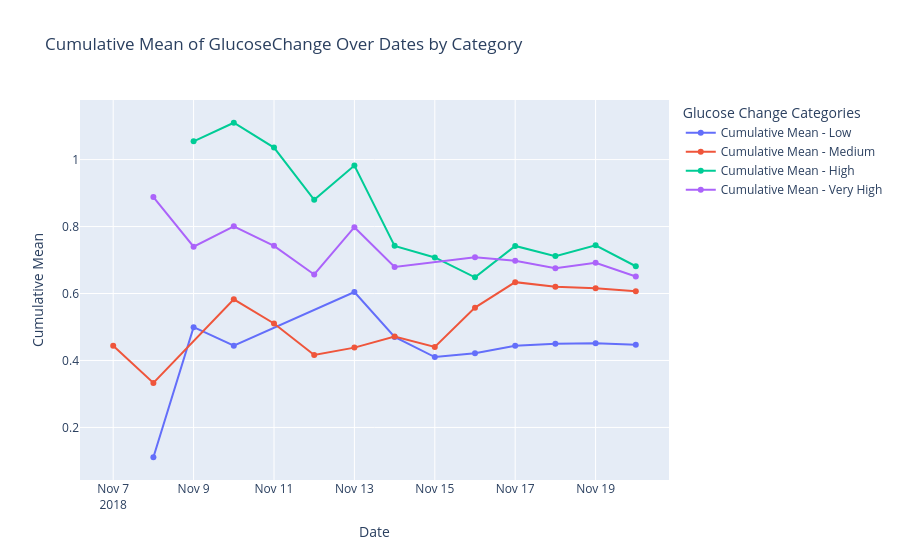

The cell this chart's notebook holds for it:
### Code cell
def plot_multiple_cumulative_means(data_dict):
    fig = go.Figure()
    
    for label, data in data_dict.items():
        unique_dates = sorted(data['Timestamp'].dt.date.unique())
        cumulative_means = []
        
        for i in range(len(unique_dates)):
            current_data = data[data['Timestamp'].dt.date <= unique_dates[i]]
            mean = current_data['GlucoseChange'].mean()
            cumulative_means.append(mean)
        
        fig.add_trace(go.Scatter(
            x=unique_dates,
            y=cumulative_means,
            mode='lines+markers',
            name=f'Cumulative Mean - {label}'
        ))
    
    fig.update_layout(
        title="Cumulative Mean of GlucoseChange Over Dates by Category",
        xaxis_title="Date",
        yaxis_title="Cumulative Mean",
        legend_title="Glucose Change Categories"
    )
    
    fig.show()
    
data_dict = {
    "Low": actgluco_low,
    "Medium": actgluco_medium,
    "High": actgluco_high,
    "Very High": actgluco_very_high
}

plot_multiple_cumulative_means(data_dict)

### Figure 1 — Plotly figure (JSON) as saved in the notebook; plotly's stock layout.template omitted (floating-point values rounded to 4 significant figures)
{"data": [{"mode": "lines+markers", "name": "Cumulative Mean - Low", "type": "scatter", "x": ["2018-11-08", "2018-11-09", "2018-11-10", "2018-11-13", "2018-11-14", "2018-11-15", "2018-11-16", "2018-11-17", "2018-11-18", "2018-11-19", "2018-11-20"], "y": [0.111, 0.4995, 0.444, 0.6043, 0.4705, 0.4103, 0.4219, 0.4437, 0.4498, 0.4511, 0.4473]}, {"mode": "lines+markers", "name": "Cumulative Mean - Medium", "type": "scatter", "x": ["2018-11-07", "2018-11-08", "2018-11-10", "2018-11-11", "2018-11-12", "2018-11-13", "2018-11-14", "2018-11-15", "2018-11-16", "2018-11-17", "2018-11-18", "2018-11-19", "2018-11-20"], "y": [0.444, 0.333, 0.5827, 0.5106, 0.4162, 0.4384, 0.4717, 0.4406, 0.5578, 0.634, 0.6199, 0.6156, 0.6071]}, {"mode": "lines+markers", "name": "Cumulative Mean - High", "type": "scatter", "x": ["2018-11-09", "2018-11-10", "2018-11-11", "2018-11-12", "2018-11-13", "2018-11-14", "2018-11-15", "2018-11-16", "2018-11-17", "2018-11-18", "2018-11-19", "2018-11-20"], "y": [1.054, 1.11, 1.036, 0.8801, 0.9823, 0.7423, 0.7077, 0.6484, 0.7421, 0.7117, 0.7439, 0.6814]}, {"mode": "lines+markers", "name": "Cumulative Mean - Very High", "type": "scatter", "x": ["2018-11-08", "2018-11-09", "2018-11-10", "2018-11-11", "2018-11-12", "2018-11-13", "2018-11-14", "2018-11-16", "2018-11-17", "2018-11-18", "2018-11-19", "2018-11-20"], "y": [0.888, 0.74, 0.8008, 0.7423, 0.6567, 0.7981, 0.6793, 0.7081, 0.6976, 0.6754, 0.6918, 0.6506]}], "layout": {"legend": {"title": {"text": "Glucose Change Categories"}}, "title": {"text": "Cumulative Mean of GlucoseChange Over Dates by Category"}, "xaxis": {"title": {"text": "Date"}}, "yaxis": {"title": {"text": "Cumulative Mean"}}}}
